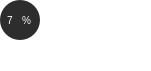
    <widget class="QWidget" name="widget_11" native="true">
     <property name="geometry">
      <rect>
       <x>1540</x>
       <y>300</y>
       <width>151</width>
       <height>71</height>
      </rect>
     </property>
     <property name="styleSheet">
      <string notr="true">background-color: rgba(255, 255, 255, 0);</string>
     </property>
     <widget class="QFrame" name="frame_7">
      <property name="geometry">
       <rect>
        <x>0</x>
        <y>0</y>
        <width>40</width>
        <height>40</height>
       </rect>
      </property>
      <property name="styleSheet">
       <string notr="true">QFrame{
background-color: rgb(45, 45, 45);
border-radius:20px;
}</string>
      </property>
      <property name="frameShape">
       <enum>QFrame::StyledPanel</enum>
      </property>
      <property name="frameShadow">
       <enum>QFrame::Plain</enum>
      </property>
      <widget class="QWidget" name="widget_22" native="true">
       <property name="geometry">
        <rect>
         <x>0</x>
         <y>10</y>
         <width>41</width>
         <height>21</height>
        </rect>
       </property>
       <property name="styleSheet">
        <string notr="true">background-color: rgba(255, 255, 255, 0);</string>
       </property>
       <widget class="QWidget" name="horizontalLayoutWidget_8">
        <property name="geometry">
         <rect>
          <x>0</x>
          <y>0</y>
          <width>32</width>
          <height>21</height>
         </rect>
        </property>
        <layout class="QHBoxLayout" name="horizontalLayout_8">
         <item>
          <widget class="QLabel" name="Finential_statistic1_20">
           <property name="styleSheet">
            <string notr="true">color:white;
background-color: rgba(255, 255, 255, 0);
font: 10px;
padding-left:5px;
text-align: right;</string>
           </property>
           <property name="text">
            <string>7</string>
           </property>
           <property name="wordWrap">
            <bool>true</bool>
           </property>
          </widget>
         </item>
         <item>
          <widget class="QLabel" name="Finential_statistic1_21">
           <property name="styleSheet">
            <string notr="true">color:white;
font: 10px;
background-color:rgba(255, 255, 255, 0);</string>
           </property>
           <property name="frameShadow">
            <enum>QFrame::Raised</enum>
           </property>
           <property name="text">
            <string>%</string>
           </property>
           <property name="wordWrap">
            <bool>true</bool>
           </property>
          </widget>
         </item>
        </layout>
       </widget>
      </widget>
     </widget>
     <widget class="QLabel" name="Finential_statistic1_19">
      <property name="geometry">
       <rect>
        <x>50</x>
        <y>20</y>
        <width>101</width>
        <height>19</height>
       </rect>
      </property>
      <property name="styleSheet">
       <string notr="true">color:white;
background-color: rgba(255, 255, 255, 0);
font: 10px;
padding-left:5px;
text-align: right;</string>
      </property>
      <property name="text">
       <string>YouTube Chanal</string>
      </property>
      <property name="wordWrap">
       <bool>true</bool>
      </property>
     </widget>
     <widget class="QLabel" name="Finential_statistic1_18">
      <property name="geometry">
       <rect>
        <x>60</x>
        <y>40</y>
        <width>41</width>
        <height>20</height>
       </rect>
      </property>
      <property name="styleSheet">
       <string notr="true">color:white;
background-color: rgba(255, 255, 255, 0);
font: 10px;
padding-left:5px;
text-align: right;</string>
      </property>
      <property name="text">
       <string>56,222</string>
      </property>
      <property name="wordWrap">
       <bool>true</bool>
      </property>
     </widget>
    </widget>
